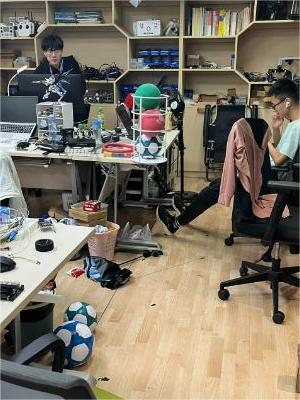
#> input picture Python_Test/Test/input.jpg, 300 x 400 px
$ python nor.py
#> lines starting #> are read from the running program, lines starting #| are printed output that depends on the picture; after the words box and inside, x2 and y2 are one past the last pixel; in counts of white or black regions, pixels touching at a corner belong together
"""二值取反例程
    @Time   2023.10.22
    @Author SSC
"""
import cv2 as cv
import numpy as np
import matplotlib.pyplot as plt

img = cv.imread("input.jpg", flags=1)  # 读取彩色
#> img is the input picture: shape (400, 300, 3); mean B, G, R 102.5, 116.8, 125.2
gray = cv.cvtColor(img, cv.COLOR_BGR2GRAY)
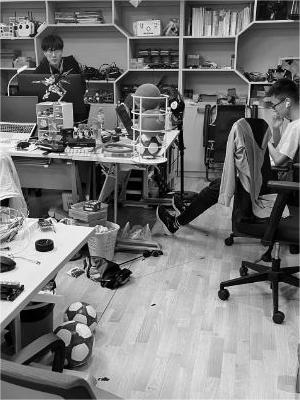
#> gray: shape (400, 300); min 0, max 255, mean 117.7
res, thre = cv.threshold(gray, 127, 255, cv.THRESH_BINARY)
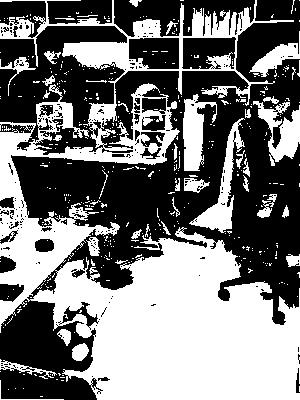
#> thre: shape (400, 300); 46.4% white; 426 white regions (385 under 20 px), largest, box (x1, y1, x2, y2) and area: (0, 0, 300, 400) 46620, (189, 118, 245, 233) 1571, (183, 94, 217, 171) 1382
ret = cv.bitwise_not(thre)

while True:

    cv.imshow('img',thre)
    cv.imshow('res',ret)

    key = cv.waitKey(1)
#> (key Esc is pressed here)
    if key == 27:
        break
